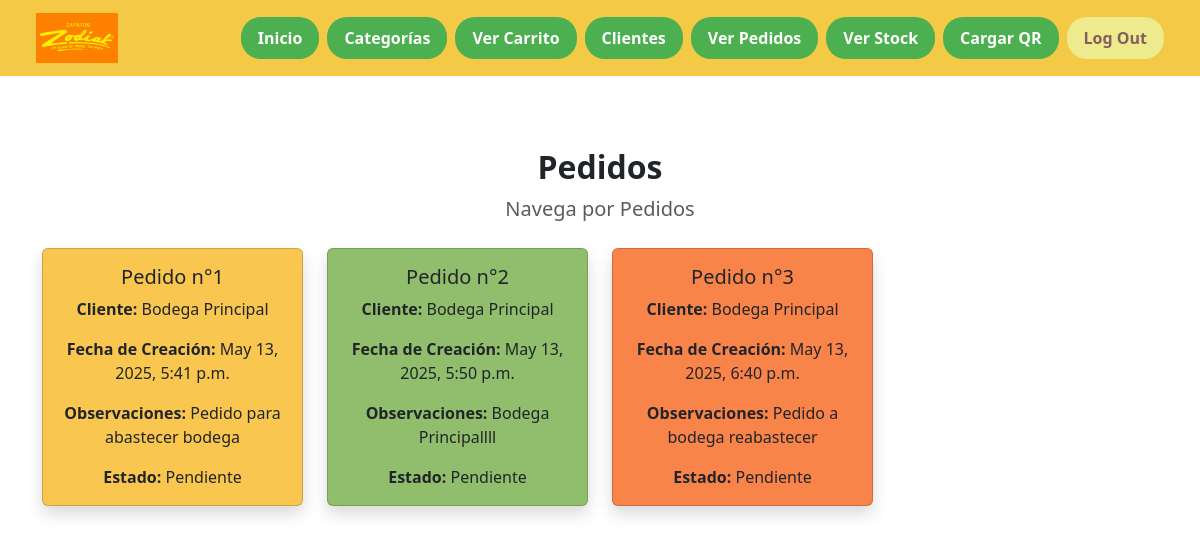
Page /ver_pedidos/ (signed in) on the earlier database version.
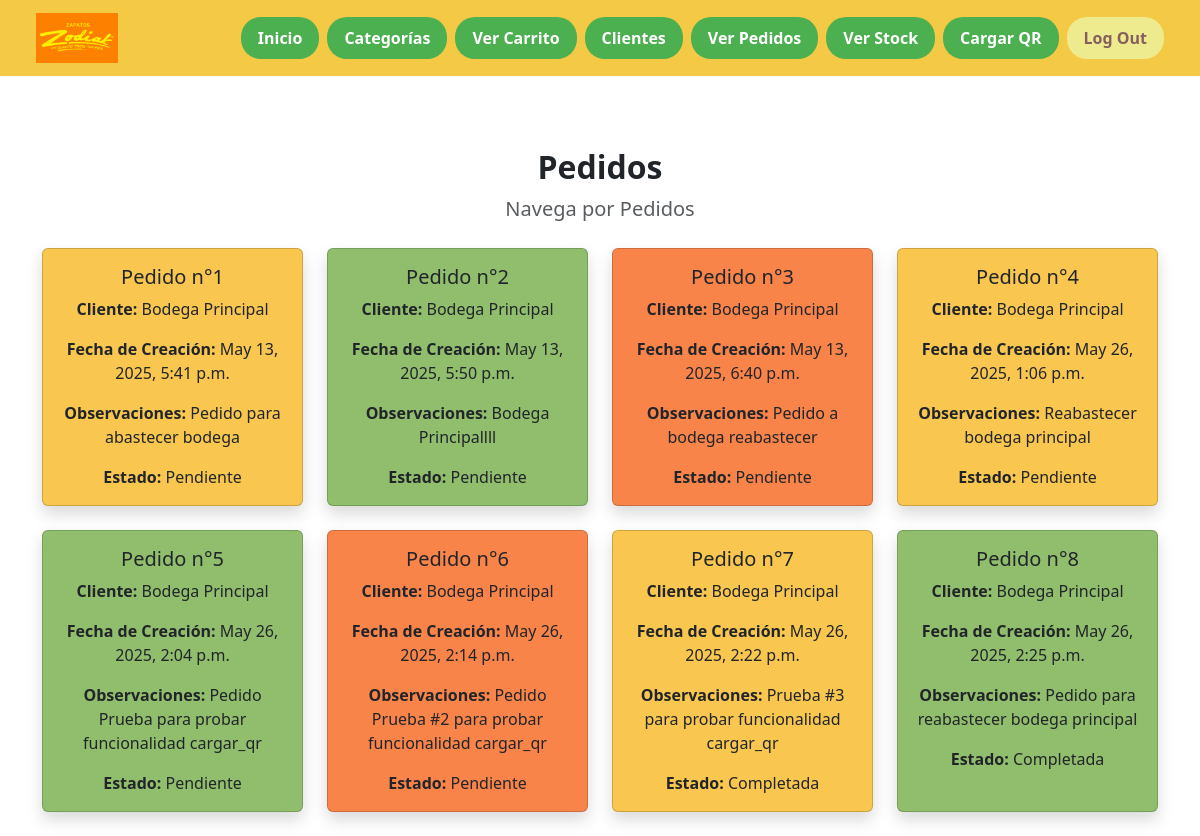
Same page on the later database version.
### app1/models.py (models this page shows)
class Pedido(models.Model):
    ESTADO_CHOICES = [
        ('Pendiente', 'Pendiente'),
        ('Completada', 'Completada'),
        ('Anulada', 'Anulada'),
    ]
    empleado = models.ForeignKey(Empleado, on_delete=models.CASCADE, null=True, blank=True) # Relación uno a muchos con la tabla Empleado
    fecha_creacion = models.DateTimeField(auto_now_add=True)
    fecha_terminacion = models.DateTimeField(null=True, blank=True) # La fecha de terminación es opcional
    estado = models.CharField(max_length=10, choices=ESTADO_CHOICES, default='Pendiente') # El estado por defecto es pendiente
    observaciones = models.TextField(default='Sin observaciones', null=True, blank=True) # El campo observaciones es opcional
    cliente = models.ForeignKey(Cliente, on_delete=models.CASCADE) # Relación uno a muchos con la tabla Cliente

class Cliente(models.Model):
    nombre = models.CharField(max_length=100, unique=True)
    direccion = models.CharField(max_length=200)
    telefono = models.CharField(max_length=15)
    correo = models.EmailField()

### app1/views.py (the view)
# urls.py: path('ver_pedidos/', views.ver_pedidos, name='ver_pedidos'),
@login_required
def ver_pedidos(request):
    pedidos = Pedido.objects.select_related('cliente').all()  # Obtiene todos los pedidos de la base de datos al mismo tiempo que los clientes relacionados
    return render(request, 'ver_pedidos.html', {'pedidos': pedidos})  # Renderiza la plantilla con la lista de pedidos

### app1/templates/ver_pedidos.html
{% extends "base.html" %}
{% load static %}
{% block content %}
<div class="container mt-5">
    <div class="text-center mb-4">
        <h2 class="fw-bold">Pedidos</h2>
        <p class="fs-5 text-muted">Navega por Pedidos</p>
    </div>
    <div class="row row-cols-1 row-cols-sm-2 row-cols-md-3 row-cols-lg-4 g-4">
        {% for p in pedidos %}
        <div class="col">
            <a href="{% url 'ver_zapatos_pedido' p.id %}" class="text-decoration-none">
                <div class="card h-100 shadow" style="background-color: {% cycle '#f9c74f' '#90be6d' '#f9844a' %};">
                    <div class="card-body text-center">
                        <h5 class="card-title">Pedido n°{{ p.id }}</h5>
                        <p class="card-text"><b>Cliente:</b> {{ p.cliente.nombre }}</p>
                        <p class="card-text"><b>Fecha de Creación:</b> {{ p.fecha_creacion }}</p>
                        <p class="card-text"><b>Observaciones:</b> {{ p.observaciones }}</p>
                        <p class="card-text"><b>Estado:</b> {{ p.estado }}</p>
                    </div>
                </div>
            </a>
        </div>
        {% endfor %}
    </div>
</div>
{% endblock %}

Differences in the rows shown:
added Pedido: id "4", cliente.nombre "Bodega Principal", fecha_creacion "May 26, 2025, 1:06 p.m.", observaciones "Reabastecer bodega principal", estado "Pendiente"
added Pedido: id "5", cliente.nombre "Bodega Principal", fecha_creacion "May 26, 2025, 2:04 p.m.", observaciones "Pedido Prueba para probar funcionalidad cargar_qr", estado "Pendiente"
added Pedido: id "6", cliente.nombre "Bodega Principal", fecha_creacion "May 26, 2025, 2:14 p.m.", observaciones "Pedido Prueba #2 para probar funcionalidad cargar_qr", estado "Pendiente"
added Pedido: id "7", cliente.nombre "Bodega Principal", fecha_creacion "May 26, 2025, 2:22 p.m.", observaciones "Prueba #3 para probar funcionalidad cargar_qr", estado "Completada"
added Pedido: id "8", cliente.nombre "Bodega Principal", fecha_creacion "May 26, 2025, 2:25 p.m.", observaciones "Pedido para reabastecer bodega principal", estado "Completada"
